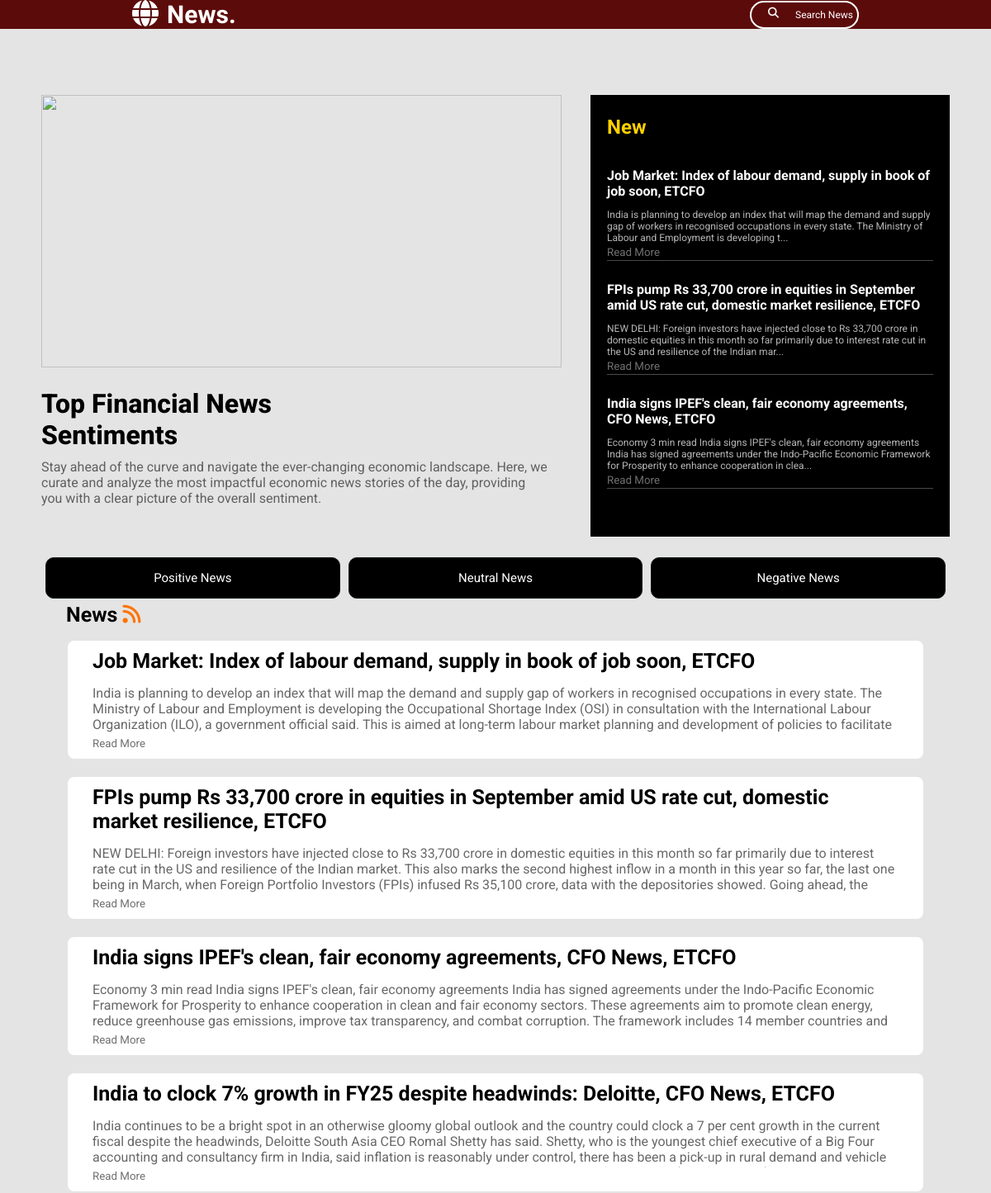
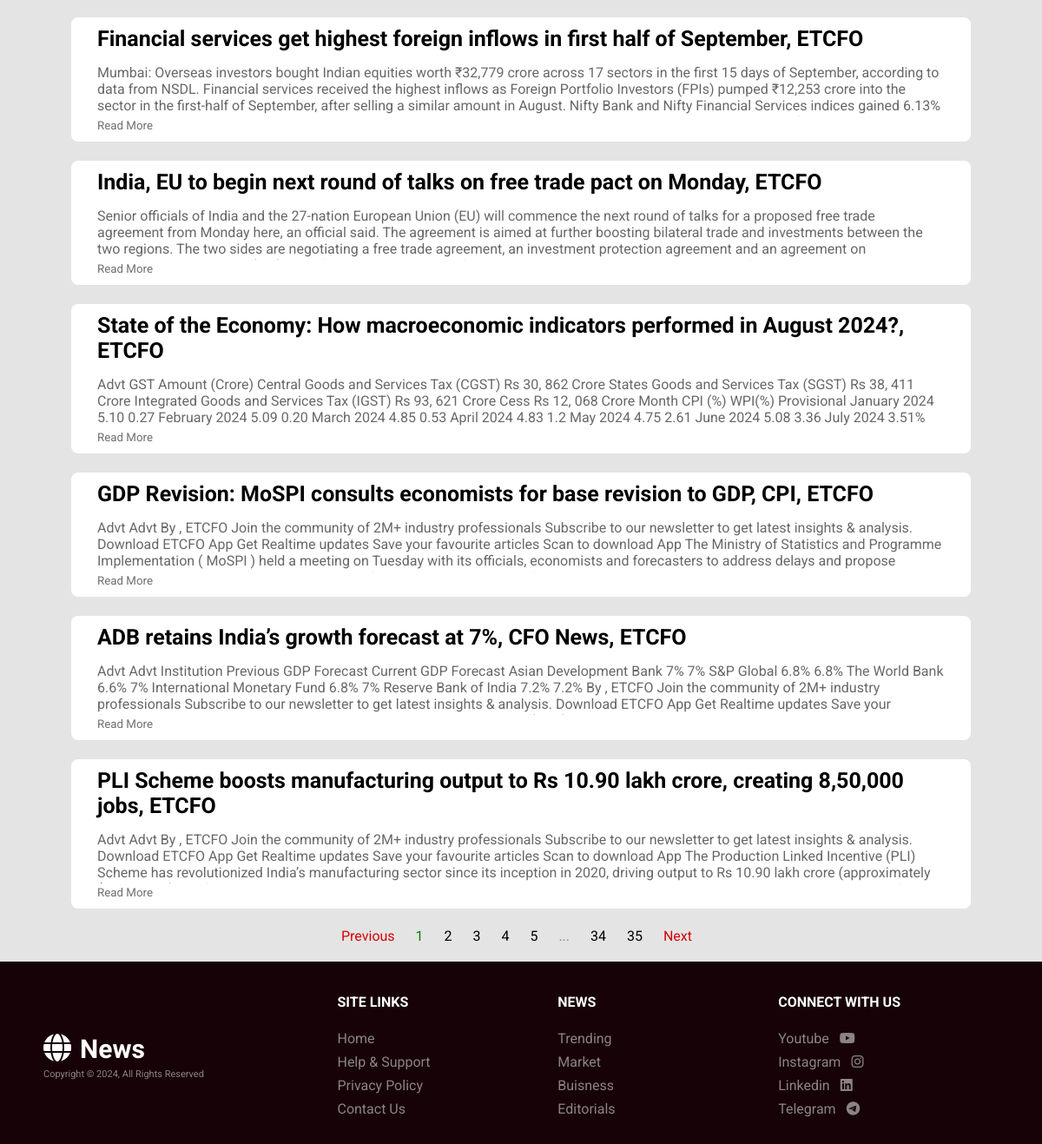
The page / on the database its author committed (2 pictures, top to bottom).
### app.py (models this page shows, shortened)
class NewsApp(db.Model):
    sno = db.Column(db.Integer, primary_key=True)
    title = db.Column(db.String(300), nullable=False)
    author = db.Column(db.String(100), nullable=False)
    publish_date = db.Column(db.DateTime, nullable=True)
    content = db.Column(db.Text)
    url = db.Column(db.Text)
    imageurl = db.Column(db.Text)
    sentiments = db.Column(db.String(10), nullable=False)

### app.py (the view)
@app.route('/')
def index():
    page = request.args.get('page', 1, type=int)
    per_page = 10
    news = NewsApp.query.order_by(NewsApp.sno.desc()).paginate(page=page, per_page=per_page, error_out=False)
    return render_template('index.html', news=news)

### templates/index.html (shortened to what this page needs)
{% extends 'layout.html' %} {% block body %}
<div class="banner">
  <div class="b-left">
    <div class="b-up">
      <img
        src="https://images.unsplash.com/photo-1546422904-90eab23c3d7e?q=80&w=2072&auto=format&fit=crop&ixlib=rb-4.0.3&ixid=M3wxMjA3fDB8MHxwaG90by1wYWdlfHx8fGVufDB8fHx8fA%3D%3D"
        alt=""
      />
    </div>
    <div class="b-down">
      <h1>Top Financial News<br />Sentiments</h1>
      <p>
        Stay ahead of the curve and navigate the ever-changing economic
        landscape. Here, we curate and analyze the most impactful economic news
        stories of the day, providing you with a clear picture of the overall
        sentiment.
      </p>
    </div>
  </div>
  <div class="b-right">
    <div class="new">
      <h2>New</h2>
      {% include 'latest.html' %}
    </div>
  </div>
</div>
<div class="btn-group pnnbtn">
  <a class="pnn" href="{{ url_for('positive_news') }}"><button>Positive News</button></a>
  <a class="pnn" href="{{ url_for('neutral_news') }}"><button>Neutral News</button></a>
  <a class="pnn" href="{{ url_for('negative_news') }}"><button>Negative News</button></a>
</div>
<div class="container">
  <div class="news-table">
    <h2>News <i class="fa-solid fa-rss"></i></h2>
    <table id="newsTable">
      <tbody>
        {% set num = namespace(count = 0) %} {% for article in news %}
        <tr>
          {% set num.count = num.count + 1 %}
          <td class="post">
            <div class="post-right">
              <a href="{{ article.url }}" target="_blank">
                <h2>{{ article.title }}</h2>
              </a>
              <div class="content">
                <p>{{ article.content }}</p>
              </div>
              <button class="read-more-btn" onclick="toggleContent(this)">
                Read More
              </button>
            </div>
          </td>
        </tr>
        {% endfor %}
      </tbody>
    </table>
  </div>
</div>
{% endblock body %}

### templates/layout.html (shortened to what this page needs)
<!DOCTYPE html>
<html lang="en">
  <head>
    <link rel="stylesheet" href="/static/style.css" />
  </head>
  <body>
    <div class="navbar">
      <div class="left">
        <i class="fas fa-globe fa-2x" aria-hidden="true"></i
        ><a href="/">News.</a>
      </div>
      <div class="right">
        <div class="search">
          <i class="fa-solid fa-magnifying-glass"></i>
          <input
            type="text"
            placeholder="Search News"
            id="searchInput"
            onkeyup="searchNews()"
          />
        </div>
      </div>
    </div>
    <div class="main">
      {% block body %} {% endblock body %}
      <div class="pagination" style="padding-bottom: 20px; text-align: center">
        {% if news.has_prev %}
        <span class="page-btn">Previous</span>
        {% else %}
        <span class="disabled page-btn">Previous</span>
        {% endif %} {% for page_num in news.iter_pages() %} {% if page_num %} {%
        if page_num == news.page %}
        <span
          class="current"
          style="margin-right: 10px; color: green; padding: 5px"
          >{{ page_num }}</span
        >
        {% else %}
        <span style="margin-right: 10px; color: black; padding: 5px">
          <a
            href="{{ url_for(request.endpoint, page=page_num) }}"
            style="text-decoration: none; color: inherit"
            >{{ page_num }}</a
          ></span
        >
        {% endif %} {% else %}
        <span
          class="ellipsis"
          style="margin-right: 10px; color: grey; padding: 5px"
          >...</span
        >
        {% endif %} {% endfor %} {% if news.has_next %}
        <span
          class="page-btn"
          style="margin-right: 10px; color: #d70303; padding: 5px"
          >Next</span
        >
        {% else %}
        <span
          class="disabled"
          style="margin-right: 10px; color: grey; padding: 5px"
          >Next</span
        >
        {% endif %}
      </div>
    </div>
    <footer>
      <div class="left">
        <i class="fas fa-globe fa-2x" aria-hidden="true"></i><a href="/">News</a
        ><br />
        <span class="copyright">Copyright © 2024, All Rights Reserved</span>
      </div>
      <div class="mid">
        <h4>SITE LINKS</h4>
        <br />
        <li><a href="/">Home</a></li>
        <li><a href="/">Help & Support</a></li>
        <li><a href="/">Privacy Policy</a></li>
        <li><a href="/">Contact Us</a></li>
      </div>
      <div class="right">
        <h4>NEWS</h4>
        <br />
        <li><a href="/">Trending</a></li>
        <li><a href="/">Market</a></li>
        <li><a href="/">Buisness</a></li>
        <li><a href="/">Editorials</a></li>
      </div>
      <div class="right">
        <h4>CONNECT WITH US</h4>
        <br />
        <li><a href="/">Youtube</a><i class="fa-brands fa-youtube"></i></li>
        <li><a href="/">Instagram</a><i class="fa-brands fa-instagram"></i></li>
        <li><a href="/">Linkedin</a><i class="fa-brands fa-linkedin"></i></li>
        <li><a href="/">Telegram</a><i class="fa-brands fa-telegram"></i></li>
      </div>
    </footer>
  </body>
</html>

### templates/latest.html (shortened to what this page needs)
{% for news in news %}
{% if loop.index <= 3 %}
<div class="new-box grid">
    <h4>{{ news.title }}</h4>
    <p>
        {{ news.content|truncate(190, True) }}
    </p>
    <button class="read-more-btn" onclick="location.href = '{{news.url}}';">
        Read More
    </button>
</div>
{% endif %}
{% endfor %}

### static/style.css (style rules this page uses)
* { margin: 0%; padding: 0%; box-sizing:border-box; font-family: "Roboto", sans-serif; text-decoration: none; list-style: none; }
body { background-color: #e4e4e4; }
.container { display: flex; }
.news-table { width: 100%; padding-left: 30px; padding-right: 30px; margin-bottom: 0px; }
.news-table h2 { margin-bottom: 15px; font-size: 25px; }
.news-table h2 i { color: rgb(255, 115, 0); font-size: 25px; }
.content { max-height: 60px; overflow: hidden; transition: max-height 0.3s ease; color: #686868; }
.read-more-btn { cursor: pointer; color: #707070; border: none; background-color: transparent; }
.btn-group { display: flex; flex-direction: row; }
.btn-group a { width: 100%; margin: 5px; }
.btn-group a button { background-color: #000000; border: 1px solid rgb(16, 24, 16); color: white; border-radius: 10px; font-size: 15px; padding: 15px; cursor: pointer; float: left; width: 100%; }
.btn-group:after { content: ""; clear: both; display: table; }
.post { display: flex; background-color: #fff; padding: 10px; margin-bottom: 20px; border-radius: 8px; }
.post .post-right { padding-left: 20px; padding-right: 20px; }
.post .post-right a { color: #000; }
.main { background-color: #e4e4e4; padding-left: 50px; padding-right: 50px; position: relative; top: 90px; }
.navbar { display: flex; justify-content: space-between; align-items: center; background-color: rgb(92, 11, 11); padding-left: 20vh; padding-right: 20vh; position: fixed; top: 0; left: 0; width: 100%; z-index: 1000; overflow: hidden; }
.navbar .left { width: 30%; }
.left a { font-family: "Inknut Antiqua", serif; font-weight: 800; font-style: normal; font-size: 30px; color: white; text-decoration: none; }
.navbar .right { width: 30%; }
.navbar .right .search { position: relative; left: 50%; width: 50%; padding: 3px 10px; border-radius: 20px; color: white; display: flex; border: 2px solid rgb(255, 255, 255); }
.navbar .right .search i { font-size: 13px; padding: 3px 0px 0px 10px; }
.navbar .right .search input { background: none; border: none; outline: none; padding: 5PX 20px; color: #fff; font-size: 12px; }
.navbar .right .search input::placeholder { color: #fff; }
.banner { display: flex; height: 70vh; margin-top: 20px; padding: 5px 0; }
.b-left { width: 60%; padding-right: 30px; }
.b-right { width: 40%; padding-left: 5px; padding-bottom: 15px; }
.b-right .new { height: 100%; background-color: black; padding-top: 25px; padding-bottom: 25px; padding-left: 20px; padding-right: 20px; }
.b-right .new h2 { color: rgb(255, 208, 0); margin-bottom: 20px; }
.b-right .new .new-box { color: white; width: 100%; height: 16vh; padding-top: 15px; margin-bottom: 10px; border-bottom: 1px solid rgba(207, 207, 207, 0.353); grid-template-columns: repeat(1, 1fr); }
.b-right .new .new-box p { margin-top: 12px; font-size: 12px; color: #b7b6b6; }
.b-left .b-up { width: 100%; height: 60%; margin-bottom: 5px; }
.b-left .b-down { width: 100%; height: 40%; padding-top: 20px; padding-right: 15px; }
.b-left .b-down h1 { margin-bottom: 10px; font-weight: 800; }
.b-down p { color: #606060; }
.banner .b-up img { position: relative; width: 100%; height: 100%; }
.page-btn { margin-right: 10px; color: #d70303; padding: 5px; }
footer { background: #160207; color: #fff; width: 100%; height: 250px; display: flex; justify-content: space-between; align-items: center; margin-top: 50px; left: 0; padding-left: 50px; padding-right: 50px; padding-top: 50px; }
footer .left { flex-basis: 40%; }
.left i { margin-right: 10px; color: white; }
footer .left a { color: white; }
footer .left .copyright { font-size: 11px; color: #dedede97; position: relative; }
footer .mid { flex-basis: 30%; }
footer .mid li, .right li { padding: 4px 0; }
footer .mid li a { color: #dedede97; }
footer .right { flex-basis: 30%; }
footer .right li { color: #dedede97; }
footer .right li a { margin-right: 12px; color: #dedede97; }

### rows shown on the page
NewsApp: title "Job Market: Index of labour demand, supply in book of job soon, ETCFO", content "India is planning to develop an index that will map the demand and supply gap of workers in recognised occupations in every state. The Ministry of Labour and Employment is developing t...", content "India is planning to develop an index that will map the demand and supply gap of workers in recognised occupations in every state. The Ministry of Labour and Employment is developing the Occupational Shortage Index (OSI) in consultation with the International Labour Organization (ILO), a government official said. This is aimed at long-term labour market planning and development of policies to facilitate…"
NewsApp: title "FPIs pump Rs 33,700 crore in equities in September amid US rate cut, domestic market resilience, ETCFO", content "NEW DELHI: Foreign investors have injected close to Rs 33,700 crore in domestic equities in this month so far primarily due to interest rate cut in the US and resilience of the Indian mar...", content "NEW DELHI: Foreign investors have injected close to Rs 33,700 crore in domestic equities in this month so far primarily due to interest rate cut in the US and resilience of the Indian market. This also marks the second highest inflow in a month in this year so far, the last one being in March, when Foreign Portfolio Investors (FPIs) infused Rs 35,100 crore, data with the depositories showed. Going ahead, the…"
NewsApp: title "India signs IPEF's clean, fair economy agreements, CFO News, ETCFO", content "Economy 3 min read India signs IPEF's clean, fair economy agreements India has signed agreements under the Indo-Pacific Economic Framework for Prosperity to enhance cooperation in clea...", content "Economy 3 min read India signs IPEF's clean, fair economy agreements India has signed agreements under the Indo-Pacific Economic Framework for Prosperity to enhance cooperation in clean and fair economy sectors. These agreements aim to promote clean energy, reduce greenhouse gas emissions, improve tax transparency, and combat corruption. The framework includes 14 member countries and…"
NewsApp: title "India to clock 7% growth in FY25 despite headwinds: Deloitte, CFO News, ETCFO", content "India continues to be a bright spot in an otherwise gloomy global outlook and the country could clock a 7 per cent growth in the current fiscal despite the headwinds, Deloitte South Asia CEO Romal Shetty has said. Shetty, who is the youngest chief executive of a Big Four accounting and consultancy firm in India, said inflation is reasonably under control, there has been a pick-up in rural demand and vehicle…"
NewsApp: title "Financial services get highest foreign inflows in first half of September, ETCFO", content "Mumbai: Overseas investors bought Indian equities worth ₹32,779 crore across 17 sectors in the first 15 days of September, according to data from NSDL. Financial services received the highest inflows as Foreign Portfolio Investors (FPIs) pumped ₹12,253 crore into the sector in the first-half of September, after selling a similar amount in August. Nifty Bank and Nifty Financial Services indices gained 6.13%…"
NewsApp: title "India, EU to begin next round of talks on free trade pact on Monday, ETCFO", content "Senior officials of India and the 27-nation European Union (EU) will commence the next round of talks for a proposed free trade agreement from Monday here, an official said. The agreement is aimed at further boosting bilateral trade and investments between the two regions. The two sides are negotiating a free trade agreement, an investment protection agreement and an agreement on…"
NewsApp: title "State of the Economy: How macroeconomic indicators performed in August 2024?, ETCFO", content "Advt GST Amount (Crore) Central Goods and Services Tax (CGST) Rs 30, 862 Crore States Goods and Services Tax (SGST) Rs 38, 411 Crore Integrated Goods and Services Tax (IGST) Rs 93, 621 Crore Cess Rs 12, 068 Crore Month CPI (%) WPI(%) Provisional January 2024 5.10 0.27 February 2024 5.09 0.20 March 2024 4.85 0.53 April 2024 4.83 1.2 May 2024 4.75 2.61 June 2024 5.08 3.36 July 2024 3.51%…"
NewsApp: title "GDP Revision: MoSPI consults economists for base revision to GDP, CPI, ETCFO", content "Advt Advt By , ETCFO Join the community of 2M+ industry professionals Subscribe to our newsletter to get latest insights & analysis. Download ETCFO App Get Realtime updates Save your favourite articles Scan to download App The Ministry of Statistics and Programme Implementation ( MoSPI ) held a meeting on Tuesday with its officials, economists and forecasters to address delays and propose…"
NewsApp: title "ADB retains India’s growth forecast at 7%, CFO News, ETCFO", content "Advt Advt Institution Previous GDP Forecast Current GDP Forecast Asian Development Bank 7% 7% S&P Global 6.8% 6.8% The World Bank 6.6% 7% International Monetary Fund 6.8% 7% Reserve Bank of India 7.2% 7.2% By , ETCFO Join the community of 2M+ industry professionals Subscribe to our newsletter to get latest insights & analysis. Download ETCFO App Get Realtime updates Save your…"
NewsApp: title "PLI Scheme boosts manufacturing output to Rs 10.90 lakh crore, creating 8,50,000 jobs, ETCFO", content "Advt Advt By , ETCFO Join the community of 2M+ industry professionals Subscribe to our newsletter to get latest insights & analysis. Download ETCFO App Get Realtime updates Save your favourite articles Scan to download App The Production Linked Incentive (PLI) Scheme has revolutionized India’s manufacturing sector since its inception in 2020, driving output to Rs 10.90 lakh crore (approximately…"

### other values the page prints
{{ page_num }} "1"
{{ page_num }} "2" "3" "4" "5" "34" "35"
